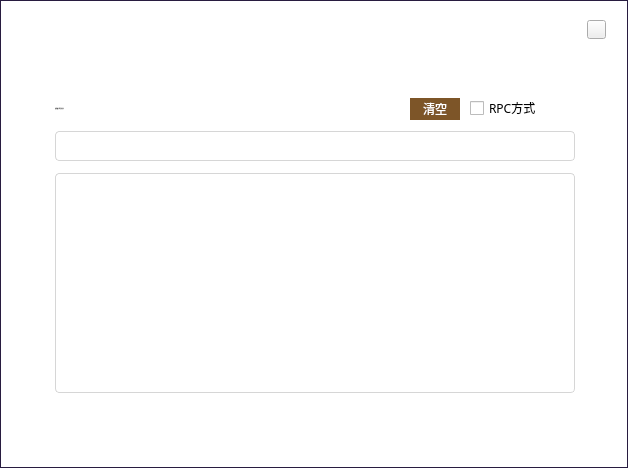
<?xml version="1.0" encoding="UTF-8"?>
<ui version="4.0">
 <class>ConsoleDialog</class>
 <widget class="QDialog" name="ConsoleDialog">
  <property name="geometry">
   <rect>
    <x>0</x>
    <y>0</y>
    <width>628</width>
    <height>468</height>
   </rect>
  </property>
  <property name="font">
   <font>
    <family>微软雅黑</family>
   </font>
  </property>
  <property name="windowTitle">
   <string>Dialog</string>
  </property>
  <property name="styleSheet">
   <string notr="true">#ConsoleDialog{border:1px solid rgb(40,28,64);background-color:white;}
QLineEdit{border:1px solid rgb(214,214,214);border-radius:4px;padding: 0px 8px 0px 8px;font: 12px &quot;微软雅黑&quot;;}
QLabel{font: 12px &quot;微软雅黑&quot;;}</string>
  </property>
  <widget class="QLineEdit" name="consoleLineEdit">
   <property name="geometry">
    <rect>
     <x>55</x>
     <y>131</y>
     <width>520</width>
     <height>30</height>
    </rect>
   </property>
   <property name="font">
    <font>
     <family>微软雅黑</family>
     <pointsize>-1</pointsize>
     <weight>50</weight>
     <italic>false</italic>
     <bold>false</bold>
    </font>
   </property>
   <property name="contextMenuPolicy">
    <enum>Qt::DefaultContextMenu</enum>
   </property>
  </widget>
  <widget class="QCheckBox" name="checkBox">
   <property name="geometry">
    <rect>
     <x>470</x>
     <y>100</y>
     <width>91</width>
     <height>16</height>
    </rect>
   </property>
   <property name="cursor">
    <cursorShape>PointingHandCursor</cursorShape>
   </property>
   <property name="text">
    <string>RPC方式</string>
   </property>
  </widget>
  <widget class="QToolButton" name="closeBtn">
   <property name="geometry">
    <rect>
     <x>587</x>
     <y>20</y>
     <width>19</width>
     <height>19</height>
    </rect>
   </property>
   <property name="cursor">
    <cursorShape>PointingHandCursor</cursorShape>
   </property>
   <property name="focusPolicy">
    <enum>Qt::NoFocus</enum>
   </property>
   <property name="text">
    <string/>
   </property>
  </widget>
  <widget class="QLabel" name="label">
   <property name="geometry">
    <rect>
     <x>34</x>
     <y>17</y>
     <width>70</width>
     <height>21</height>
    </rect>
   </property>
   <property name="font">
    <font>
     <family>微软雅黑</family>
     <pointsize>-1</pointsize>
     <weight>50</weight>
     <italic>false</italic>
     <bold>false</bold>
    </font>
   </property>
   <property name="styleSheet">
    <string notr="true">color: rgb(255, 255, 255);</string>
   </property>
   <property name="text">
    <string>控制台</string>
   </property>
   <property name="alignment">
    <set>Qt::AlignCenter</set>
   </property>
  </widget>
  <widget class="QTextBrowser" name="consoleBrowser">
   <property name="geometry">
    <rect>
     <x>55</x>
     <y>173</y>
     <width>520</width>
     <height>220</height>
    </rect>
   </property>
   <property name="font">
    <font>
     <family>微软雅黑</family>
     <pointsize>-1</pointsize>
     <weight>50</weight>
     <italic>false</italic>
     <bold>false</bold>
    </font>
   </property>
   <property name="contextMenuPolicy">
    <enum>Qt::DefaultContextMenu</enum>
   </property>
   <property name="styleSheet">
    <string notr="true">QTextBrowser{border:1px solid rgb(214,214,214);border-radius:4px;padding: 0px 8px 0px 8px;font: 12px &quot;微软雅黑&quot;;}</string>
   </property>
  </widget>
  <widget class="QToolButton" name="clearBtn">
   <property name="geometry">
    <rect>
     <x>410</x>
     <y>98</y>
     <width>50</width>
     <height>22</height>
    </rect>
   </property>
   <property name="font">
    <font/>
   </property>
   <property name="styleSheet">
    <string notr="true">QToolButton{background-color:rgb(125,85,40);color:#ffffff;border:none;border-radius:16px;}
QToolButton:hover{background-color:rgb(185,150,85);}
QToolButton:disabled{background-color:#cecece;}</string>
   </property>
   <property name="text">
    <string>清空</string>
   </property>
  </widget>
  <widget class="QLabel" name="titleLabel">
   <property name="geometry">
    <rect>
     <x>0</x>
     <y>0</y>
     <width>628</width>
     <height>50</height>
    </rect>
   </property>
   <property name="text">
    <string/>
   </property>
  </widget>
  <widget class="QLabel" name="label_2">
   <property name="geometry">
    <rect>
     <x>55</x>
     <y>100</y>
     <width>311</width>
     <height>16</height>
    </rect>
   </property>
   <property name="font">
    <font>
     <family>微软雅黑</family>
     <pointsize>-1</pointsize>
     <weight>50</weight>
     <italic>false</italic>
     <bold>false</bold>
    </font>
   </property>
   <property name="text">
    <string>在此输入命令并回车</string>
   </property>
  </widget>
  <zorder>titleLabel</zorder>
  <zorder>consoleLineEdit</zorder>
  <zorder>checkBox</zorder>
  <zorder>label</zorder>
  <zorder>consoleBrowser</zorder>
  <zorder>clearBtn</zorder>
  <zorder>label_2</zorder>
  <zorder>closeBtn</zorder>
 </widget>
 <resources/>
 <connections/>
</ui>
